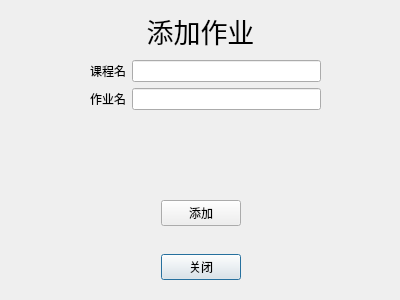
<?xml version="1.0" encoding="UTF-8"?>
<ui version="4.0">
 <class>AddHomework</class>
 <widget class="QDialog" name="AddHomework">
  <property name="geometry">
   <rect>
    <x>0</x>
    <y>0</y>
    <width>400</width>
    <height>300</height>
   </rect>
  </property>
  <property name="windowTitle">
   <string>Dialog</string>
  </property>
  <widget class="QLabel" name="label">
   <property name="geometry">
    <rect>
     <x>0</x>
     <y>10</y>
     <width>401</width>
     <height>41</height>
    </rect>
   </property>
   <property name="font">
    <font>
     <pointsize>20</pointsize>
    </font>
   </property>
   <property name="text">
    <string>添加作业</string>
   </property>
   <property name="alignment">
    <set>Qt::AlignCenter</set>
   </property>
  </widget>
  <widget class="QWidget" name="formLayoutWidget">
   <property name="geometry">
    <rect>
     <x>90</x>
     <y>60</y>
     <width>231</width>
     <height>61</height>
    </rect>
   </property>
   <layout class="QFormLayout" name="formLayout">
    <item row="0" column="0">
     <widget class="QLabel" name="label_2">
      <property name="text">
       <string>课程名</string>
      </property>
     </widget>
    </item>
    <item row="0" column="1">
     <widget class="QLineEdit" name="lineEdit"/>
    </item>
    <item row="1" column="0">
     <widget class="QLabel" name="label_3">
      <property name="text">
       <string>作业名</string>
      </property>
     </widget>
    </item>
    <item row="1" column="1">
     <widget class="QLineEdit" name="lineEdit_2"/>
    </item>
   </layout>
  </widget>
  <widget class="QWidget" name="gridLayoutWidget">
   <property name="geometry">
    <rect>
     <x>0</x>
     <y>200</y>
     <width>401</width>
     <height>80</height>
    </rect>
   </property>
   <layout class="QGridLayout" name="gridLayout">
    <item row="2" column="2">
     <spacer name="horizontalSpacer_2">
      <property name="orientation">
       <enum>Qt::Horizontal</enum>
      </property>
      <property name="sizeHint" stdset="0">
       <size>
        <width>40</width>
        <height>20</height>
       </size>
      </property>
     </spacer>
    </item>
    <item row="2" column="1">
     <widget class="QPushButton" name="pushButton">
      <property name="text">
       <string>关闭</string>
      </property>
     </widget>
    </item>
    <item row="2" column="0">
     <spacer name="horizontalSpacer">
      <property name="orientation">
       <enum>Qt::Horizontal</enum>
      </property>
      <property name="sizeHint" stdset="0">
       <size>
        <width>40</width>
        <height>20</height>
       </size>
      </property>
     </spacer>
    </item>
    <item row="1" column="1">
     <spacer name="verticalSpacer_3">
      <property name="orientation">
       <enum>Qt::Vertical</enum>
      </property>
      <property name="sizeHint" stdset="0">
       <size>
        <width>20</width>
        <height>40</height>
       </size>
      </property>
     </spacer>
    </item>
    <item row="1" column="2">
     <spacer name="verticalSpacer_2">
      <property name="orientation">
       <enum>Qt::Vertical</enum>
      </property>
      <property name="sizeHint" stdset="0">
       <size>
        <width>20</width>
        <height>40</height>
       </size>
      </property>
     </spacer>
    </item>
    <item row="1" column="0">
     <spacer name="verticalSpacer">
      <property name="orientation">
       <enum>Qt::Vertical</enum>
      </property>
      <property name="sizeHint" stdset="0">
       <size>
        <width>20</width>
        <height>40</height>
       </size>
      </property>
     </spacer>
    </item>
    <item row="0" column="1">
     <widget class="QPushButton" name="pushButton_2">
      <property name="text">
       <string>添加</string>
      </property>
     </widget>
    </item>
    <item row="0" column="0">
     <spacer name="horizontalSpacer_3">
      <property name="orientation">
       <enum>Qt::Horizontal</enum>
      </property>
      <property name="sizeHint" stdset="0">
       <size>
        <width>40</width>
        <height>20</height>
       </size>
      </property>
     </spacer>
    </item>
    <item row="0" column="2">
     <spacer name="horizontalSpacer_4">
      <property name="orientation">
       <enum>Qt::Horizontal</enum>
      </property>
      <property name="sizeHint" stdset="0">
       <size>
        <width>40</width>
        <height>20</height>
       </size>
      </property>
     </spacer>
    </item>
   </layout>
  </widget>
 </widget>
 <resources/>
 <connections>
  <connection>
   <sender>pushButton</sender>
   <signal>clicked()</signal>
   <receiver>AddHomework</receiver>
   <slot>close()</slot>
   <hints>
    <hint type="sourcelabel">
     <x>200</x>
     <y>268</y>
    </hint>
    <hint type="destinationlabel">
     <x>199</x>
     <y>149</y>
    </hint>
   </hints>
  </connection>
 </connections>
</ui>
